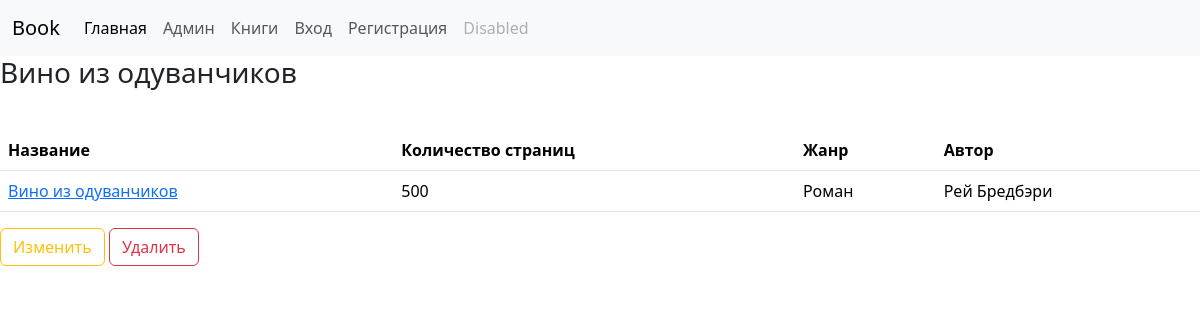
Page /books/1/ on the committed database.
### core/models.py (models this page shows)
class Book(models.Model):
    author = models.ForeignKey('core.Author', on_delete=models.CASCADE, null=True, blank=True, related_name='books')
    name = models.CharField('Название', max_length=128)
    pages = models.IntegerField('Количество страниц', blank=True, null=True)
    genre = models.ForeignKey('core.Genre', on_delete=models.CASCADE, null=True, blank=True, related_name='books')
    class Meta:
        ordering = ['pages']
        verbose_name = 'Книга'
        verbose_name_plural = 'Книги'
    def __str__(self):
        return self.name

class Genre(models.Model):
    name = models.CharField('Жанр', max_length=128)
    def __str__(self):
        return self.name

class Author(models.Model):
    name = models.CharField('Имя', max_length=128)
    def __str__(self):
        return self.name

### core/views.py (the view)
# urls.py: path('books/<int:pk>/', core.views.BookDetail.as_view(), name='book_detail'),
class BookDetail(TitleMixin, DetailView):
    queryset = core.models.Book.objects.all()
    def get_title(self):
        return str(self.get_object())

### core/views.py (called while the page is built)
    def get_context_data(self, **kwargs):
        context = super().get_context_data()
        context['title'] = self.get_title()
        return context

### core/templates/core/book_detail.html
{% extends 'core/index.html' %}
{% block content %}
    <table class="table">
        <thead>
        <tr>
            <th scope="col">Название</th>
            <th scope="col">Количество страниц</th>
            <th scope="col">Жанр</th>
            <th scope="col">Автор</th>
        </tr>
        </thead>
        <tbody>
            <tr>
                <td><a href="{% url 'core:book_detail' book.pk %}">{{ book.name|capfirst }}</a></td>
                <td>{{ book.pages|default:" - " }}</td>
                <td>{{ book.genre|default:" - " }}</td>
                <td>{{ book.author|default:" - " }}</td>
            </tr>
        </tbody>
    </table>
    <a href="{% url 'core:book_update' object.pk %}" class="btn btn-outline-warning" role="button" data-bs-toggle="button">Изменить</a>
    <a href="{% url 'core:book_delete' object.pk %}" class="btn btn-outline-danger" role="button" data-bs-toggle="button">Удалить</a>
{% endblock %}

### core/templates/core/index.html (shortened to what this page needs)
<!doctype html>
<html lang="en">
<head>
    <link href="/node_modules/bootstrap/dist/css/bootstrap.css" rel="stylesheet">
</head>
<body>
<nav class="navbar navbar-expand-lg navbar-light bg-light">
    <div class="container-fluid">
        <a class="navbar-brand" href="#">Book</a>
        <div class="collapse navbar-collapse" id="navbarNav">
            <ul class="navbar-nav">
                <li class="nav-item">
                    <a class="nav-link active" aria-current="page" href="{% url 'core:index' %}">Главная</a>
                </li>
                <li class="nav-item">
                    <a class="nav-link" href="/admin/">Админ</a>
                </li>
                <li class="nav-item">
                    <a class="nav-link" href="{% url 'core:book_list' %}">Книги</a>
                </li>
                <li class="nav-item">
                    <a class="nav-link" href="{% url 'core:login' %}">Вход</a>
                </li>
                <li class="nav-item">
                    <a class="nav-link" href="{% url 'core:register' %}">Регистрация</a>
                </li>
                <li class="nav-item">
                    <a class="nav-link disabled">Disabled</a>
                </li>
            </ul>
        </div>
    </div>
</nav>
{% block title %}
    {% if title %}
        <h3 style="margin-bottom: 40px">{{ title }}</h3>
    {% endif %}
{% endblock %}
{% block content %}{% endblock %}
</body>
</html>

### rows in the picture
Book: name "Вино из одуванчиков", pages "500", genre "Роман", author "Рей Бредбэри"
